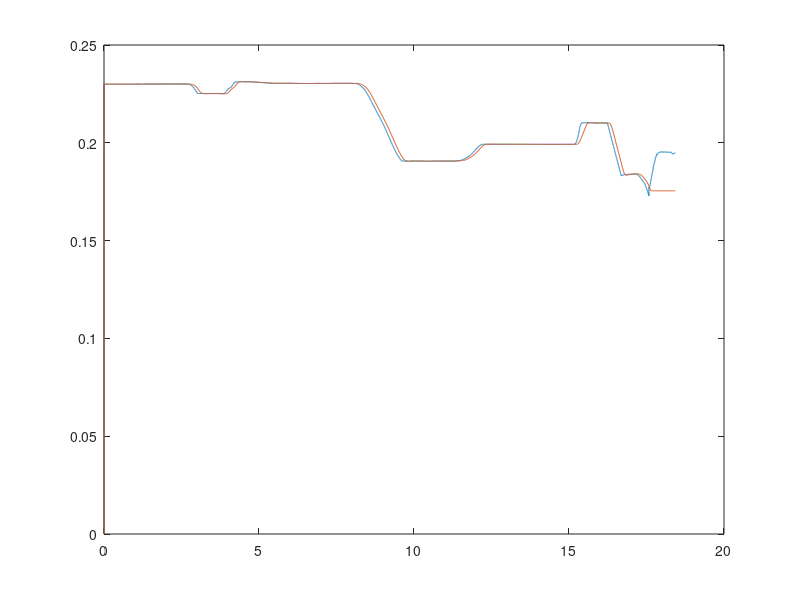

MATLAB code to generate this figure:
close all
clc
clear

M = dlmread('Output4.txt');

t = (M(:,1)-M(1,1));
sent = M(:,2);
actual = M(:,3);

figure; plot(t, sent); hold on; plot(t, actual);